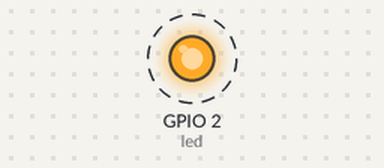
A program run on a simulated ESP32 board running MicroPython. Parts: output pins drawn as LEDs (lit = HIGH). Dashed ring = blinking. WiFi joins after 1.5 s; what the program prints to the serial console is not drawn.

Above: at 1.7 s.
Timing chart, 0 to 4.5 s (numbered marks = the images above):
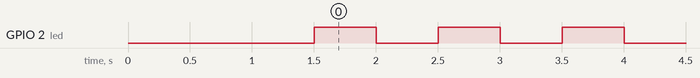

Measured:
- by itself, GPIO 2 (led): alternates HIGH for 0.50 s and LOW for 0.50 s

The program:

main.py
```python
import network
from machine import Pin
from time import sleep

# WiFi credentials
ssid = 'YOUR_SSID'
password = 'YOUR_PASS'

# Connect to WiFi
station = network.WLAN(network.STA_IF)
station.active(True)
station.connect(ssid, password)
while not station.isconnected():
    pass
print('Connection successful')


led = Pin(2, Pin.OUT)
def main():
    while True:
        led.value(1) # led ON
        print("LED ON")
        sleep(0.5)
        led.value(0) # led OFF
        print("LED OFF")
        print("stat",station)
        print("stat",station.ifconfig())
        sleep(0.5)

if __name__ == "__main__":
    main()
```
